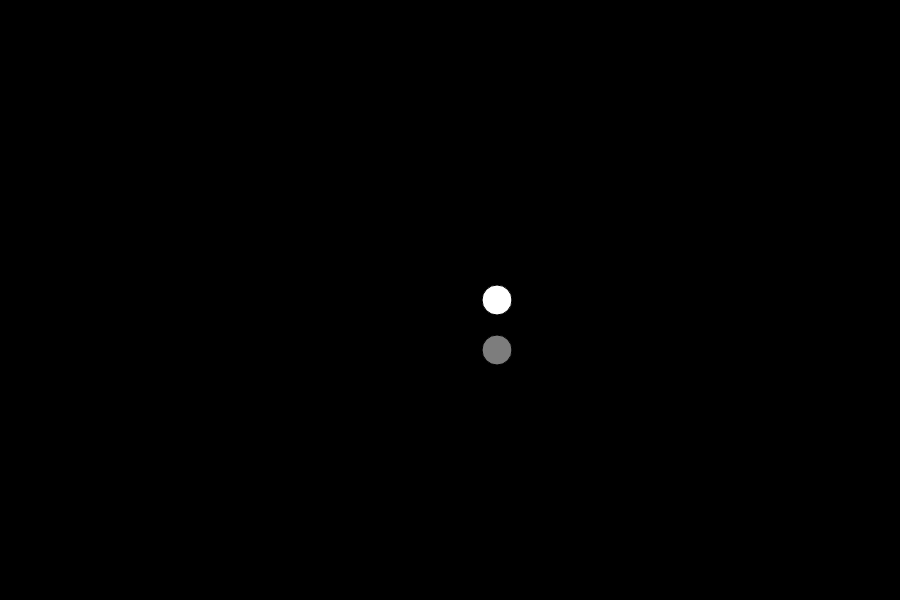
Frame 1 (no input)
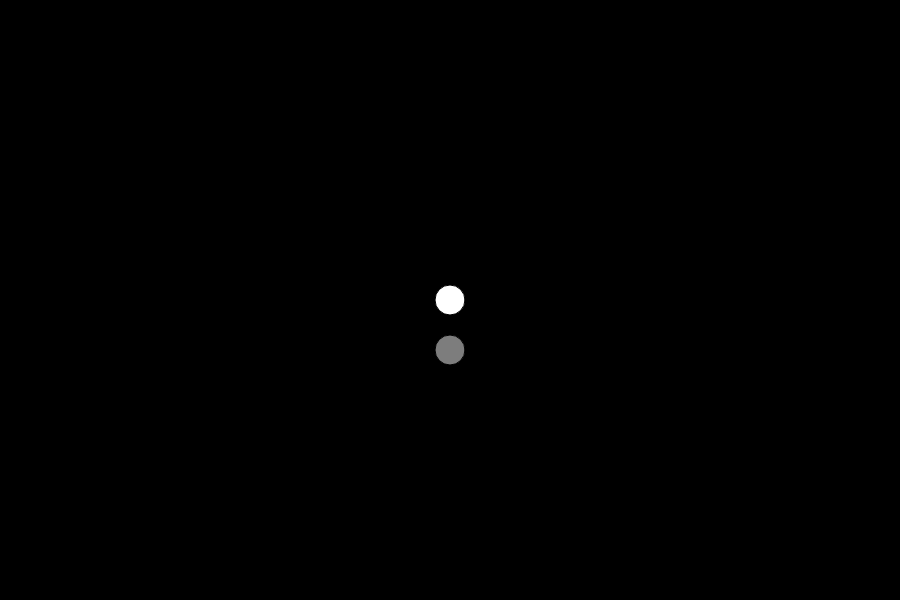
Frame 60 (no input)
Frame 120 (the mouse pressed at the canvas centre since frame 60): identical to frame 60, image omitted

The p5.js sketch that drew these frames (run headless with seeded random() and noise() and a simulated clock; from frame 60 on, the mouse is pressed at the canvas centre):

// p5.js sketch
// ── sketch.js
/// <reference types="matter-js" />

function setup() {
    createCanvas(900, 600);
    background(0);
    angleMode(DEGREES);
}

function draw() {
    background(0)
    translate(width / 2, height / 2);
    fill(255);

    // AMPLITUDE OF THE MOVEMENT (HALF OF RANGE)
    var amp = width / 2;

    // HOW MANY FRAMES FOR A FULL CYCLE
    var period = 60;
    // OFFSET OF TH WAVE (Where it will start), 0-360
    var phase = 0;
    var locationX = sin(360 * frameCount / period + phase) * amp;
    ellipse(locationX, 0, 30);

    var freq = 1;
    var locationY = sin(frameCount * 6 * freq + phase)*amp;
    fill(125)
    ellipse(locationY, 50,30)
}
